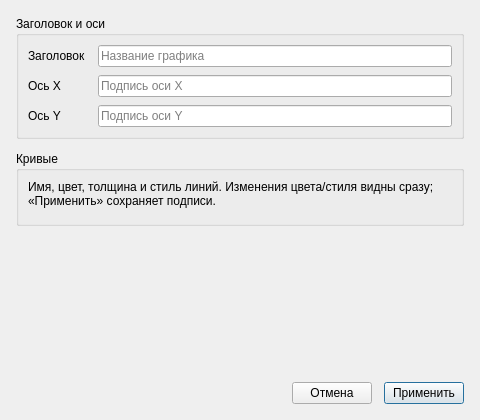
<?xml version="1.0" encoding="UTF-8"?>
<ui version="4.0">
 <class>ChartDialog</class>
 <widget class="QDialog" name="ChartDialog">
  <property name="geometry">
   <rect>
    <x>0</x>
    <y>0</y>
    <width>480</width>
    <height>420</height>
   </rect>
  </property>
  <property name="windowTitle">
   <string>Свойства графика</string>
  </property>
  <layout class="QVBoxLayout" name="verticalLayout">
   <property name="spacing">
    <number>12</number>
   </property>
   <property name="leftMargin">
    <number>16</number>
   </property>
   <property name="topMargin">
    <number>16</number>
   </property>
   <property name="rightMargin">
    <number>16</number>
   </property>
   <property name="bottomMargin">
    <number>16</number>
   </property>
   <item>
    <widget class="QGroupBox" name="axesGroup">
     <property name="title">
      <string>Заголовок и оси</string>
     </property>
     <layout class="QFormLayout" name="axesForm">
      <property name="horizontalSpacing">
       <number>12</number>
      </property>
      <property name="verticalSpacing">
       <number>8</number>
      </property>
      <item row="0" column="0">
       <widget class="QLabel" name="titleLabel">
        <property name="text">
         <string>Заголовок</string>
        </property>
       </widget>
      </item>
      <item row="0" column="1">
       <widget class="QLineEdit" name="titleEdit">
        <property name="placeholderText">
         <string>Название графика</string>
        </property>
       </widget>
      </item>
      <item row="1" column="0">
       <widget class="QLabel" name="xAxisLabel">
        <property name="text">
         <string>Ось X</string>
        </property>
       </widget>
      </item>
      <item row="1" column="1">
       <widget class="QLineEdit" name="xAxisLabelEdit">
        <property name="placeholderText">
         <string>Подпись оси X</string>
        </property>
       </widget>
      </item>
      <item row="2" column="0">
       <widget class="QLabel" name="yAxisLabel">
        <property name="text">
         <string>Ось Y</string>
        </property>
       </widget>
      </item>
      <item row="2" column="1">
       <widget class="QLineEdit" name="yAxisLabelEdit">
        <property name="placeholderText">
         <string>Подпись оси Y</string>
        </property>
       </widget>
      </item>
     </layout>
    </widget>
   </item>
   <item>
    <widget class="QGroupBox" name="seriesGroup">
     <property name="title">
      <string>Кривые</string>
     </property>
     <layout class="QVBoxLayout" name="seriesLayout">
      <item>
       <widget class="QLabel" name="seriesHint">
        <property name="text">
         <string>Имя, цвет, толщина и стиль линий. Изменения цвета/стиля видны сразу; «Применить» сохраняет подписи.</string>
        </property>
        <property name="wordWrap">
         <bool>true</bool>
        </property>
        <property name="styleSheet">
         <string notr="true">color: palette(placeholder-text); font-size: 9pt;</string>
        </property>
       </widget>
      </item>
      <item>
       <widget class="QWidget" name="seriesHost" native="true">
        <property name="minimumHeight">
         <number>120</number>
        </property>
       </widget>
      </item>
     </layout>
    </widget>
   </item>
   <item>
    <spacer name="vSpacer">
     <property name="orientation">
      <enum>Qt::Vertical</enum>
     </property>
     <property name="sizeHint" stdset="0">
      <size>
       <width>20</width>
       <height>8</height>
      </size>
     </property>
    </spacer>
   </item>
   <item>
    <layout class="QHBoxLayout" name="buttonLayout">
     <item>
      <spacer name="btnSpacer">
       <property name="orientation">
        <enum>Qt::Horizontal</enum>
       </property>
       <property name="sizeHint" stdset="0">
        <size>
         <width>40</width>
         <height>20</height>
        </size>
       </property>
      </spacer>
     </item>
     <item>
      <widget class="QPushButton" name="cancelButton">
       <property name="text">
        <string>Отмена</string>
       </property>
      </widget>
     </item>
     <item>
      <widget class="QPushButton" name="applyButton">
       <property name="text">
        <string>Применить</string>
       </property>
       <property name="default">
        <bool>true</bool>
       </property>
      </widget>
     </item>
    </layout>
   </item>
  </layout>
 </widget>
 <resources/>
 <connections/>
</ui>
